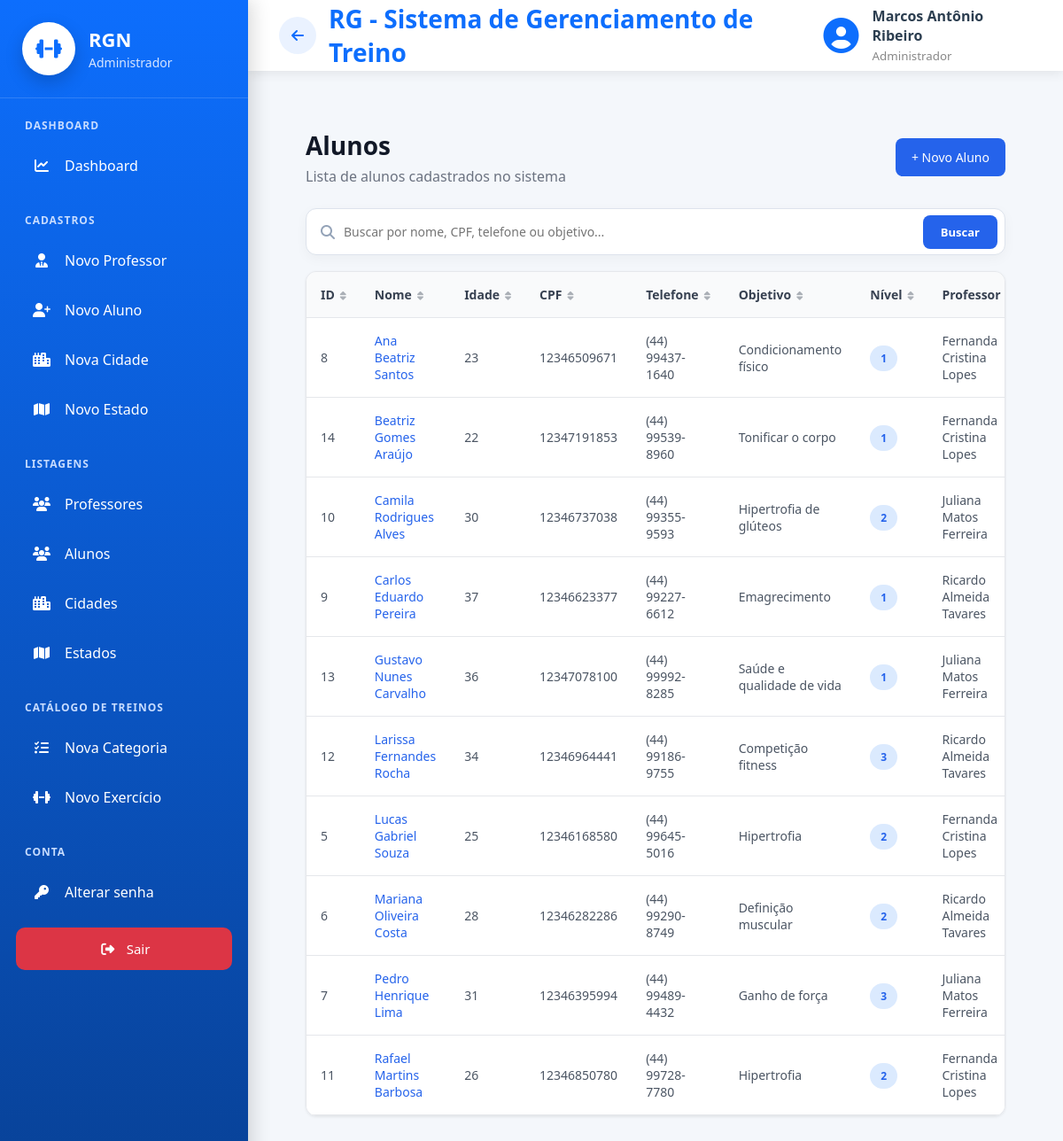
/cadastros/listar/aluno/ (signed in), run on an earlier commit of the app's database.
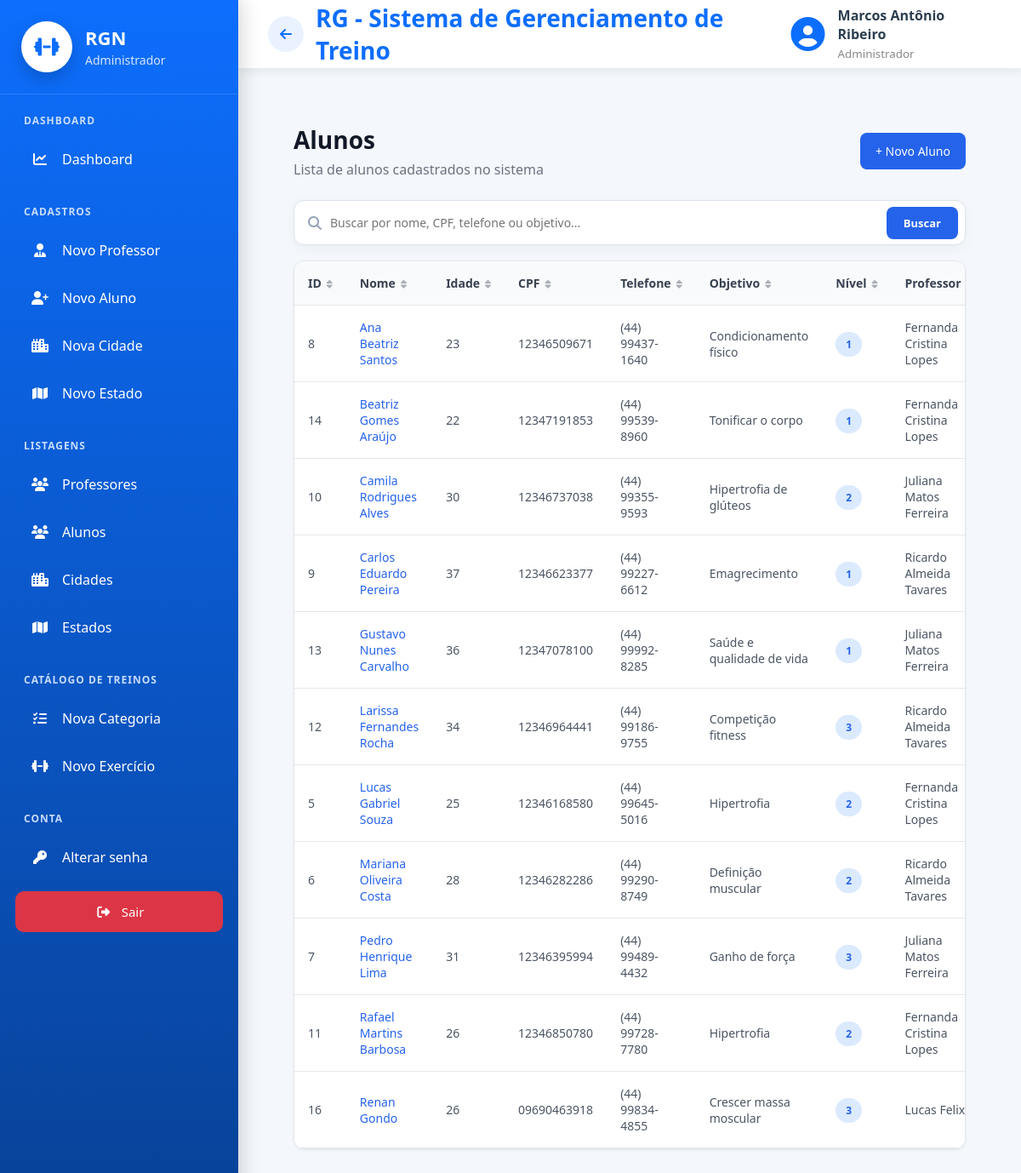
And on a later commit of the database.
### cadastros/models.py (models this page shows, shortened)
class Auditoria(models.Model):
    cadastrado_em = models.DateTimeField(auto_now_add=True, verbose_name="Cadastrado em")
    atualizado_em = models.DateTimeField(auto_now=True, verbose_name="Atualizado em")
    class Meta:
        abstract = True

class Pessoa(Auditoria):
    TIPO_CHOICES = [
        ('ALUNO', 'Aluno'),
        ('PROFESSOR', 'Professor'),
        ('ADMINISTRADOR', 'Administrador')
    ]
    SEXO_CHOICES = [
        ('M', 'Masculino'),
        ('F', 'Feminino'),
        ('O', 'Outro'),
    ]
    NIVEL_CHOICES = [
        (1, 'Iniciante'),
        (2, 'Intermediário'),
        (3, 'Avançado'),
    ]
    tipo = models.CharField(max_length=20, choices=TIPO_CHOICES, verbose_name="Tipo de Pessoa")
    nome = models.CharField(max_length=50, verbose_name="Nome")
    data_nascimento = models.DateField(verbose_name="Data de nascimento",null=True,blank=True,validators=[validar_data_nascimento],)
    cpf = models.CharField(max_length=11, unique=True, verbose_name="CPF")
    telefone = models.CharField(max_length=15, verbose_name="Telefone")
    objetivo = models.TextField(verbose_name="Objetivo", null=True, blank=True)
    sexo = models.CharField(max_length=20, choices=SEXO_CHOICES, verbose_name="Sexo", null=True, blank=True)
    nivel = models.IntegerField(choices=NIVEL_CHOICES, verbose_name="Nível", null=True, blank=True)
    cidade = models.ForeignKey(Cidade, on_delete=models.PROTECT)
    professor = models.ForeignKey("self", on_delete=models.PROTECT, related_name="alunos", limit_choices_to={"tipo": "PROFESSOR"}, null=True, blank=True)
    usuario = models.OneToOneField("auth.User", on_delete=models.CASCADE, related_name="pessoa_usuario")
    precisa_trocar_senha = models.BooleanField(default=False, verbose_name="Precisa trocar a senha")
    @property
    def idade(self):
        if not self.data_nascimento:
            return None
        hoje = timezone.localdate()
        ja_fez_aniversario = (hoje.month, hoje.day) >= (
            self.data_nascimento.month, self.data_nascimento.day
        )
        return hoje.year - self.data_nascimento.year - (0 if ja_fez_aniversario else 1)
    @property
    def telefone_formatado(self):
        t = ''.join(ch for ch in (self.telefone or '') if ch.isdigit())
        if len(t) == 11:
            return f"({t[:2]}) {t[2:7]}-{t[7:]}"
        if len(t) == 10:
            return f"({t[:2]}) {t[2:6]}-{t[6:]}"
        return self.telefone or ''

### cadastros/views.py (the view, shortened to what this page needs)
# urls.py: path('listar/aluno/', AlunoList.as_view(), name="listar-aluno"),
class AlunoList(LoginRequiredMixin, GroupRequiredMixin, ListView):
    login_url = reverse_lazy('login')
    model = Pessoa
    template_name = "cadastros/listar_alunos.html"
    context_object_name = 'pessoa_list'
    group_required = ["Professor", "Administrador"]
    def get_queryset(self):
        alunos = alunos_do_usuario(self.request.user).select_related(
            'professor', 'cidade'
        ).order_by('nome')
        busca = self.request.GET.get('q', '').strip()
        if not busca:
            return alunos
    def get_context_data(self, **kwargs):
        context = super().get_context_data(**kwargs)
        context['busca'] = self.request.GET.get('q', '').strip()
        return context

### cadastros/permissoes.py (called while the page is built, shortened)
def eh_admin(user):
    return user.is_superuser or user.groups.filter(name="Administrador").exists()

def alunos_do_usuario(user):
    if eh_admin(user):
        return Pessoa.objects.filter(tipo="ALUNO")

### cadastros/templates/cadastros/listar_alunos.html (shortened to what this page needs)
{% extends 'modelo.html' %}
{% load static %}
{% block css %}
<link rel="stylesheet" href="{% static 'css/cadastros/listar_alunos.css' %}">
<link rel="stylesheet" href="{% static 'css/paginas/modelo.css' %}">
{% endblock %}
{% block main %}
<div class="list-container">
    <div class="list-header">
        <div>
            <h2>Alunos</h2>
            <p>Lista de alunos cadastrados no sistema</p>
        </div>
        <a href="{% url 'cadastrar-aluno' %}" class="btn-novo">
            + Novo Aluno
        </a>
    </div>
    <form method="get" class="busca-alunos">
        <i class="fas fa-search"></i>
        <input type="text" name="q" value="{{ busca }}" placeholder="Buscar por nome, CPF, telefone ou objetivo..."
            autocomplete="off">
        <button type="submit">Buscar</button>
    </form>
    <div class="table-container">
        <table class="table-list" data-ordenavel>
            <thead>
                <tr>
                    <th>ID</th>
                    <th>Nome</th>
                    <th>Idade</th>
                    <th>CPF</th>
                    <th>Telefone</th>
                    <th>Objetivo</th>
                    <th>Nível</th>
                    <th>Professor</th>
                </tr>
            </thead>
            <tbody>
                {% for aluno in object_list %}
                <tr>
                    <td>{{ aluno.id }}</td>
                    <td>
                        <a href="{% url 'detalhe-aluno' aluno.id %}" class="link-aluno">
                            {{ aluno.nome }}
                        </a>
                    </td>
                    <td>{{ aluno.idade|default_if_none:"-" }}</td>
                    <td>{{ aluno.cpf }}</td>
                    <td>{{ aluno.telefone_formatado }}</td>
                    <td>{{ aluno.objetivo }}</td>
                    <td><span class="badge">{{ aluno.nivel }}</span></td>
                    <td>{{ aluno.professor.nome|default:"-" }}</td>
                        {% url 'editar-aluno' aluno.id as editar_url %}
                        {% url 'excluir-aluno' aluno.id as excluir_url %}
                </tr>
                {% endfor %}
            </tbody>
        </table>
    </div>
</div>
{% endblock %}

What changed in the data, as far as the page shows it:
added Pessoa: id "16", nome "Renan Gondo", idade "26", cpf "09690463918", telefone_formatado "(44) 99834-4855", objetivo "Crescer massa moscular", nivel "3", professor.nome "Lucas Felix"
